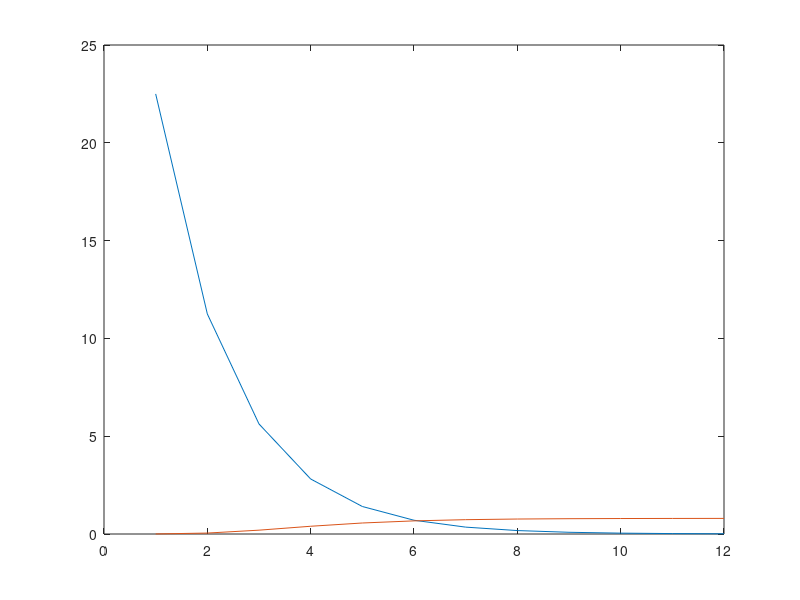

Write MATLAB code to recreate this figure.


scales=1:12;


L=scales;

      gridgrain=45./(2.^L);  % degrees.

      rho=0.8*exp( -(45./(2.^L))/4.0 );


plot(L,gridgrain,L,rho);
